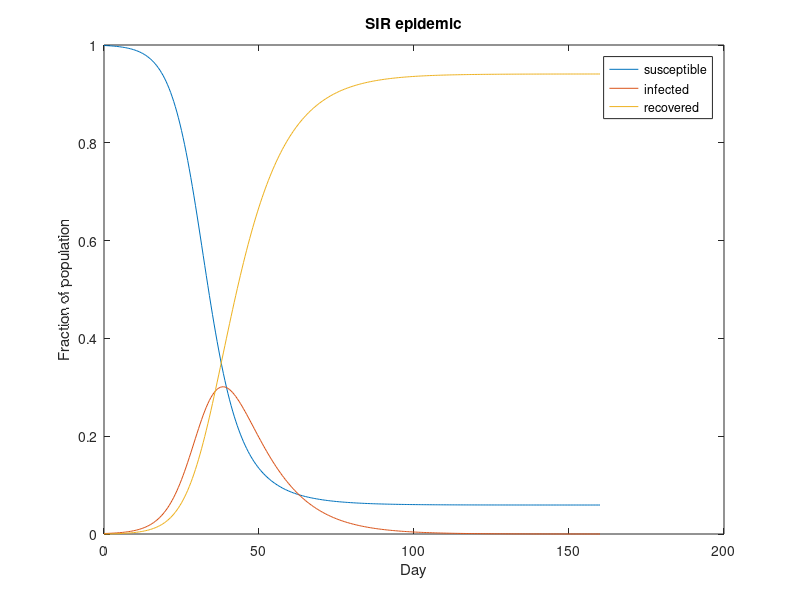

Write MATLAB code to recreate this figure.
% SIR epidemic model: susceptible, infected, recovered (fractions of the population)
beta = 0.3;  gamma = 0.1;                    % contact rate and recovery rate per day
f = @(t, y) [-beta*y(1)*y(2); beta*y(1)*y(2) - gamma*y(2); gamma*y(2)];

[t, y] = ode45(f, 0:0.5:160, [0.999; 0.001; 0]);    % report twice a day

[peak, k] = max(y(:, 2));
fprintf('Peak: %.1f%% infected on day %.0f\n', 100*peak, t(k));
fprintf('Never infected: %.1f%% of the population\n', 100*y(end, 1));

plot(t, y(:, 1));
hold on;
plot(t, y(:, 2));
plot(t, y(:, 3));
legend('susceptible', 'infected', 'recovered');
title('SIR epidemic');
xlabel('Day');
ylabel('Fraction of population');
